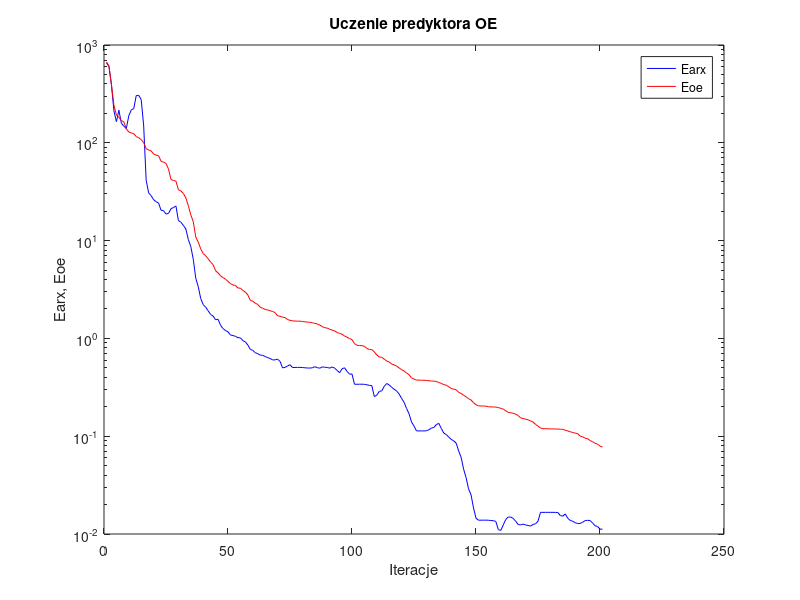
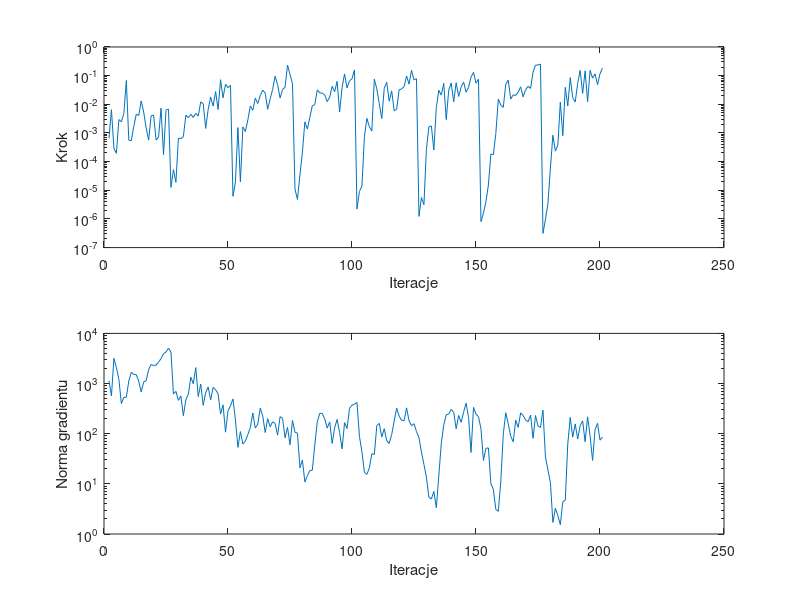

The MATLAB script that drew these images, in order:
%uczenie predyktora oe
clear all;
n=0; farx(n+1)=6.572438e+002; foe(n+1)=6.703922e+002; wspucz(n+1)=0.000000e+000; ng(n+1)=0.000000e+000;
%odnowa zmiennej metryki
n=1; farx(n+1)=6.007575e+002; foe(n+1)=6.111604e+002; krok(n+1)=6.509286e-004; ng(n+1)=1.131000e+003;
n=2; farx(n+1)=3.906405e+002; foe(n+1)=3.931755e+002; krok(n+1)=6.506258e-003; ng(n+1)=5.686411e+002;
n=3; farx(n+1)=2.120479e+002; foe(n+1)=2.422232e+002; krok(n+1)=2.896249e-004; ng(n+1)=3.184494e+003;
n=4; farx(n+1)=1.645948e+002; foe(n+1)=1.925609e+002; krok(n+1)=1.955288e-004; ng(n+1)=2.078516e+003;
n=5; farx(n+1)=2.153122e+002; foe(n+1)=1.825598e+002; krok(n+1)=2.926191e-003; ng(n+1)=1.206623e+003;
n=6; farx(n+1)=1.589469e+002; foe(n+1)=1.683871e+002; krok(n+1)=2.453721e-003; ng(n+1)=3.985953e+002;
n=7; farx(n+1)=1.477511e+002; foe(n+1)=1.637244e+002; krok(n+1)=4.772940e-003; ng(n+1)=5.298873e+002;
n=8; farx(n+1)=1.402274e+002; foe(n+1)=1.386148e+002; krok(n+1)=6.776944e-002; ng(n+1)=5.325224e+002;
n=9; farx(n+1)=1.891595e+002; foe(n+1)=1.290471e+002; krok(n+1)=5.653272e-004; ng(n+1)=1.122248e+003;
n=10; farx(n+1)=2.167766e+002; foe(n+1)=1.260290e+002; krok(n+1)=5.362293e-004; ng(n+1)=1.679367e+003;
n=11; farx(n+1)=2.240497e+002; foe(n+1)=1.238946e+002; krok(n+1)=1.667309e-003; ng(n+1)=1.519558e+003;
n=12; farx(n+1)=3.040875e+002; foe(n+1)=1.157252e+002; krok(n+1)=4.508154e-003; ng(n+1)=1.499377e+003;
n=13; farx(n+1)=3.054810e+002; foe(n+1)=1.128181e+002; krok(n+1)=4.049572e-003; ng(n+1)=1.113685e+003;
n=14; farx(n+1)=2.771520e+002; foe(n+1)=1.077710e+002; krok(n+1)=1.305321e-002; ng(n+1)=6.768518e+002;
n=15; farx(n+1)=1.488250e+002; foe(n+1)=1.002906e+002; krok(n+1)=5.320104e-003; ng(n+1)=1.077245e+003;
n=16; farx(n+1)=4.143263e+001; foe(n+1)=8.709391e+001; krok(n+1)=1.478882e-003; ng(n+1)=1.137281e+003;
n=17; farx(n+1)=3.076629e+001; foe(n+1)=8.438459e+001; krok(n+1)=5.643799e-004; ng(n+1)=1.900681e+003;
n=18; farx(n+1)=2.878582e+001; foe(n+1)=8.269835e+001; krok(n+1)=3.973217e-003; ng(n+1)=2.406937e+003;
n=19; farx(n+1)=2.621587e+001; foe(n+1)=7.678676e+001; krok(n+1)=4.201739e-003; ng(n+1)=2.276646e+003;
n=20; farx(n+1)=2.499243e+001; foe(n+1)=7.490367e+001; krok(n+1)=5.685319e-004; ng(n+1)=2.342731e+003;
n=21; farx(n+1)=2.422608e+001; foe(n+1)=7.387470e+001; krok(n+1)=7.138862e-004; ng(n+1)=2.671573e+003;
n=22; farx(n+1)=2.043412e+001; foe(n+1)=6.483603e+001; krok(n+1)=7.321912e-003; ng(n+1)=3.136986e+003;
n=23; farx(n+1)=2.023203e+001; foe(n+1)=6.341401e+001; krok(n+1)=1.733806e-004; ng(n+1)=3.934363e+003;
n=24; farx(n+1)=1.871187e+001; foe(n+1)=6.149069e+001; krok(n+1)=6.256921e-003; ng(n+1)=4.260212e+003;
n=25; farx(n+1)=1.896276e+001; foe(n+1)=5.398156e+001; krok(n+1)=6.774794e-003; ng(n+1)=5.044193e+003;
%odnowa zmiennej metryki
n=26; farx(n+1)=2.119562e+001; foe(n+1)=4.227897e+001; krok(n+1)=1.264803e-005; ng(n+1)=4.234928e+003;
n=27; farx(n+1)=2.177016e+001; foe(n+1)=4.116774e+001; krok(n+1)=5.261508e-005; ng(n+1)=6.182113e+002;
n=28; farx(n+1)=2.258955e+001; foe(n+1)=4.058044e+001; krok(n+1)=1.886606e-005; ng(n+1)=6.980046e+002;
n=29; farx(n+1)=1.606156e+001; foe(n+1)=3.309806e+001; krok(n+1)=6.618879e-004; ng(n+1)=4.611369e+002;
n=30; farx(n+1)=1.541239e+001; foe(n+1)=3.222325e+001; krok(n+1)=6.284926e-004; ng(n+1)=5.677137e+002;
n=31; farx(n+1)=1.430350e+001; foe(n+1)=3.031714e+001; krok(n+1)=7.433745e-004; ng(n+1)=2.284261e+002;
n=32; farx(n+1)=1.314322e+001; foe(n+1)=2.734950e+001; krok(n+1)=4.201093e-003; ng(n+1)=4.742920e+002;
n=33; farx(n+1)=1.026148e+001; foe(n+1)=2.280536e+001; krok(n+1)=3.411474e-003; ng(n+1)=6.093343e+002;
n=34; farx(n+1)=8.678843e+000; foe(n+1)=1.832233e+001; krok(n+1)=4.478448e-003; ng(n+1)=1.337665e+003;
n=35; farx(n+1)=6.441241e+000; foe(n+1)=1.558973e+001; krok(n+1)=3.485222e-003; ng(n+1)=9.920874e+002;
n=36; farx(n+1)=4.125592e+000; foe(n+1)=1.089382e+001; krok(n+1)=4.812762e-003; ng(n+1)=2.079122e+003;
n=37; farx(n+1)=3.385306e+000; foe(n+1)=9.656345e+000; krok(n+1)=3.878835e-003; ng(n+1)=5.483904e+002;
n=38; farx(n+1)=2.556672e+000; foe(n+1)=8.231011e+000; krok(n+1)=1.213054e-002; ng(n+1)=9.768687e+002;
n=39; farx(n+1)=2.216758e+000; foe(n+1)=7.369594e+000; krok(n+1)=1.056599e-002; ng(n+1)=3.694237e+002;
n=40; farx(n+1)=2.085088e+000; foe(n+1)=6.997572e+000; krok(n+1)=1.441974e-003; ng(n+1)=6.591978e+002;
n=41; farx(n+1)=1.915980e+000; foe(n+1)=6.516218e+000; krok(n+1)=6.543079e-003; ng(n+1)=8.566857e+002;
n=42; farx(n+1)=1.756522e+000; foe(n+1)=6.035524e+000; krok(n+1)=1.803826e-002; ng(n+1)=4.701764e+002;
n=43; farx(n+1)=1.692668e+000; foe(n+1)=5.671279e+000; krok(n+1)=8.705227e-003; ng(n+1)=8.390950e+002;
n=44; farx(n+1)=1.551454e+000; foe(n+1)=4.913055e+000; krok(n+1)=2.785422e-002; ng(n+1)=7.496054e+002;
n=45; farx(n+1)=1.567320e+000; foe(n+1)=4.674017e+000; krok(n+1)=6.572826e-003; ng(n+1)=6.267298e+002;
n=46; farx(n+1)=1.360037e+000; foe(n+1)=4.361806e+000; krok(n+1)=7.233428e-002; ng(n+1)=2.467113e+002;
n=47; farx(n+1)=1.259796e+000; foe(n+1)=4.186206e+000; krok(n+1)=1.680437e-002; ng(n+1)=3.767594e+002;
n=48; farx(n+1)=1.203870e+000; foe(n+1)=4.032916e+000; krok(n+1)=5.003902e-002; ng(n+1)=1.071996e+002;
n=49; farx(n+1)=1.165812e+000; foe(n+1)=3.836672e+000; krok(n+1)=3.802441e-002; ng(n+1)=2.861410e+002;
n=50; farx(n+1)=1.083169e+000; foe(n+1)=3.626661e+000; krok(n+1)=4.616585e-002; ng(n+1)=3.596343e+002;
%odnowa zmiennej metryki
n=51; farx(n+1)=1.068779e+000; foe(n+1)=3.520126e+000; krok(n+1)=6.169752e-006; ng(n+1)=4.921354e+002;
n=52; farx(n+1)=1.050672e+000; foe(n+1)=3.478348e+000; krok(n+1)=1.954543e-005; ng(n+1)=1.868474e+002;
n=53; farx(n+1)=1.017043e+000; foe(n+1)=3.274249e+000; krok(n+1)=1.548092e-003; ng(n+1)=5.353363e+001;
n=54; farx(n+1)=1.013433e+000; foe(n+1)=3.262164e+000; krok(n+1)=1.976919e-005; ng(n+1)=1.101729e+002;
n=55; farx(n+1)=9.482594e-001; foe(n+1)=3.087934e+000; krok(n+1)=1.631651e-003; ng(n+1)=6.213912e+001;
n=56; farx(n+1)=9.213932e-001; foe(n+1)=2.976325e+000; krok(n+1)=1.119612e-003; ng(n+1)=7.144027e+001;
n=57; farx(n+1)=8.557024e-001; foe(n+1)=2.779787e+000; krok(n+1)=2.855545e-003; ng(n+1)=9.588743e+001;
n=58; farx(n+1)=7.719513e-001; foe(n+1)=2.452001e+000; krok(n+1)=8.674162e-003; ng(n+1)=1.327907e+002;
n=59; farx(n+1)=7.537697e-001; foe(n+1)=2.401654e+000; krok(n+1)=6.192369e-003; ng(n+1)=2.590021e+002;
n=60; farx(n+1)=7.145321e-001; foe(n+1)=2.288975e+000; krok(n+1)=1.631060e-002; ng(n+1)=1.296742e+002;
n=61; farx(n+1)=6.981084e-001; foe(n+1)=2.225434e+000; krok(n+1)=1.064021e-002; ng(n+1)=1.546211e+002;
n=62; farx(n+1)=6.749408e-001; foe(n+1)=2.080420e+000; krok(n+1)=2.011176e-002; ng(n+1)=3.238381e+002;
n=63; farx(n+1)=6.711410e-001; foe(n+1)=2.034878e+000; krok(n+1)=3.128609e-002; ng(n+1)=2.268188e+002;
n=64; farx(n+1)=6.526709e-001; foe(n+1)=1.975486e+000; krok(n+1)=2.452506e-002; ng(n+1)=1.053388e+002;
n=65; farx(n+1)=6.363508e-001; foe(n+1)=1.954542e+000; krok(n+1)=6.669234e-003; ng(n+1)=1.997816e+002;
n=66; farx(n+1)=6.231338e-001; foe(n+1)=1.916527e+000; krok(n+1)=1.563153e-002; ng(n+1)=1.372650e+002;
n=67; farx(n+1)=6.025169e-001; foe(n+1)=1.885984e+000; krok(n+1)=3.300845e-002; ng(n+1)=1.728485e+002;
n=68; farx(n+1)=6.035760e-001; foe(n+1)=1.832818e+000; krok(n+1)=9.513510e-002; ng(n+1)=1.602498e+002;
n=69; farx(n+1)=6.137534e-001; foe(n+1)=1.701528e+000; krok(n+1)=4.852216e-002; ng(n+1)=9.358102e+001;
n=70; farx(n+1)=5.817132e-001; foe(n+1)=1.685431e+000; krok(n+1)=1.650423e-002; ng(n+1)=2.193660e+002;
n=71; farx(n+1)=4.994199e-001; foe(n+1)=1.647623e+000; krok(n+1)=3.266584e-002; ng(n+1)=2.018074e+002;
n=72; farx(n+1)=5.055997e-001; foe(n+1)=1.634039e+000; krok(n+1)=3.955695e-002; ng(n+1)=8.297602e+001;
n=73; farx(n+1)=5.220280e-001; foe(n+1)=1.559522e+000; krok(n+1)=2.320583e-001; ng(n+1)=1.337159e+002;
n=74; farx(n+1)=5.382143e-001; foe(n+1)=1.529754e+000; krok(n+1)=1.101515e-001; ng(n+1)=6.006406e+001;
n=75; farx(n+1)=5.035298e-001; foe(n+1)=1.512386e+000; krok(n+1)=5.286105e-002; ng(n+1)=1.836498e+002;
%odnowa zmiennej metryki
n=76; farx(n+1)=5.045581e-001; foe(n+1)=1.504730e+000; krok(n+1)=1.115447e-005; ng(n+1)=1.066059e+002;
n=77; farx(n+1)=5.052819e-001; foe(n+1)=1.500934e+000; krok(n+1)=4.770472e-006; ng(n+1)=1.028932e+002;
n=78; farx(n+1)=5.052472e-001; foe(n+1)=1.500181e+000; krok(n+1)=3.418410e-005; ng(n+1)=2.083297e+001;
n=79; farx(n+1)=5.039902e-001; foe(n+1)=1.490040e+000; krok(n+1)=2.178264e-004; ng(n+1)=2.971360e+001;
n=80; farx(n+1)=5.008468e-001; foe(n+1)=1.477259e+000; krok(n+1)=2.446289e-003; ng(n+1)=1.087519e+001;
n=81; farx(n+1)=4.983850e-001; foe(n+1)=1.467014e+000; krok(n+1)=1.364485e-003; ng(n+1)=1.459220e+001;
n=82; farx(n+1)=4.973340e-001; foe(n+1)=1.462228e+000; krok(n+1)=3.499183e-003; ng(n+1)=1.835588e+001;
n=83; farx(n+1)=5.006232e-001; foe(n+1)=1.444068e+000; krok(n+1)=8.929289e-003; ng(n+1)=1.869861e+001;
n=84; farx(n+1)=5.133038e-001; foe(n+1)=1.424569e+000; krok(n+1)=9.707132e-003; ng(n+1)=5.986434e+001;
n=85; farx(n+1)=5.022896e-001; foe(n+1)=1.405006e+000; krok(n+1)=3.192003e-002; ng(n+1)=1.723961e+002;
n=86; farx(n+1)=4.957802e-001; foe(n+1)=1.370385e+000; krok(n+1)=2.521242e-002; ng(n+1)=2.551624e+002;
n=87; farx(n+1)=5.112159e-001; foe(n+1)=1.317292e+000; krok(n+1)=2.452306e-002; ng(n+1)=2.549130e+002;
n=88; farx(n+1)=5.071993e-001; foe(n+1)=1.287759e+000; krok(n+1)=2.128042e-002; ng(n+1)=1.972341e+002;
n=89; farx(n+1)=5.047805e-001; foe(n+1)=1.274447e+000; krok(n+1)=1.238474e-002; ng(n+1)=1.295645e+002;
n=90; farx(n+1)=4.964376e-001; foe(n+1)=1.240591e+000; krok(n+1)=1.767909e-002; ng(n+1)=1.718264e+002;
n=91; farx(n+1)=5.103363e-001; foe(n+1)=1.215888e+000; krok(n+1)=4.226038e-002; ng(n+1)=6.396818e+001;
n=92; farx(n+1)=4.975125e-001; foe(n+1)=1.192161e+000; krok(n+1)=2.753897e-002; ng(n+1)=1.318078e+002;
n=93; farx(n+1)=4.703947e-001; foe(n+1)=1.149915e+000; krok(n+1)=6.345427e-002; ng(n+1)=1.923554e+002;
n=94; farx(n+1)=4.457682e-001; foe(n+1)=1.125459e+000; krok(n+1)=5.414124e-003; ng(n+1)=1.054875e+002;
n=95; farx(n+1)=4.887507e-001; foe(n+1)=1.103611e+000; krok(n+1)=3.882853e-002; ng(n+1)=4.976148e+001;
n=96; farx(n+1)=5.007393e-001; foe(n+1)=1.058681e+000; krok(n+1)=1.150668e-001; ng(n+1)=1.660211e+002;
n=97; farx(n+1)=4.593894e-001; foe(n+1)=1.027196e+000; krok(n+1)=3.718534e-002; ng(n+1)=1.272420e+002;
n=98; farx(n+1)=4.311625e-001; foe(n+1)=9.957251e-001; krok(n+1)=6.647460e-002; ng(n+1)=3.188593e+002;
n=99; farx(n+1)=4.325153e-001; foe(n+1)=9.714117e-001; krok(n+1)=7.763827e-002; ng(n+1)=3.705769e+002;
n=100; farx(n+1)=3.399473e-001; foe(n+1)=8.833779e-001; krok(n+1)=1.591991e-001; ng(n+1)=3.871662e+002;
%odnowa zmiennej metryki
n=101; farx(n+1)=3.396837e-001; foe(n+1)=8.509294e-001; krok(n+1)=2.228351e-006; ng(n+1)=4.172166e+002;
n=102; farx(n+1)=3.399160e-001; foe(n+1)=8.453808e-001; krok(n+1)=9.148208e-006; ng(n+1)=8.851108e+001;
n=103; farx(n+1)=3.402794e-001; foe(n+1)=8.435051e-001; krok(n+1)=1.390226e-005; ng(n+1)=4.379287e+001;
n=104; farx(n+1)=3.390849e-001; foe(n+1)=8.305404e-001; krok(n+1)=7.405976e-004; ng(n+1)=1.700407e+001;
n=105; farx(n+1)=3.354394e-001; foe(n+1)=7.898967e-001; krok(n+1)=3.242576e-003; ng(n+1)=1.541491e+001;
n=106; farx(n+1)=3.311096e-001; foe(n+1)=7.708432e-001; krok(n+1)=1.635770e-003; ng(n+1)=2.084696e+001;
n=107; farx(n+1)=3.289154e-001; foe(n+1)=7.670083e-001; krok(n+1)=1.171923e-003; ng(n+1)=3.988385e+001;
n=108; farx(n+1)=2.538966e-001; foe(n+1)=7.273474e-001; krok(n+1)=7.502825e-002; ng(n+1)=3.842578e+001;
n=109; farx(n+1)=2.628480e-001; foe(n+1)=6.774242e-001; krok(n+1)=3.467713e-002; ng(n+1)=1.449983e+002;
n=110; farx(n+1)=2.873267e-001; foe(n+1)=6.436755e-001; krok(n+1)=1.042905e-002; ng(n+1)=1.602434e+002;
n=111; farx(n+1)=2.906490e-001; foe(n+1)=6.409787e-001; krok(n+1)=3.174920e-003; ng(n+1)=8.574372e+001;
n=112; farx(n+1)=3.236911e-001; foe(n+1)=6.134735e-001; krok(n+1)=3.604146e-002; ng(n+1)=1.261407e+002;
n=113; farx(n+1)=3.461277e-001; foe(n+1)=5.871763e-001; krok(n+1)=5.873647e-002; ng(n+1)=7.248607e+001;
n=114; farx(n+1)=3.339053e-001; foe(n+1)=5.741068e-001; krok(n+1)=1.285062e-002; ng(n+1)=6.387845e+001;
n=115; farx(n+1)=3.162498e-001; foe(n+1)=5.458508e-001; krok(n+1)=2.954351e-002; ng(n+1)=9.625615e+001;
n=116; farx(n+1)=3.020220e-001; foe(n+1)=5.352539e-001; krok(n+1)=5.977052e-003; ng(n+1)=1.781379e+002;
n=117; farx(n+1)=2.895940e-001; foe(n+1)=5.215167e-001; krok(n+1)=6.700076e-003; ng(n+1)=3.230667e+002;
n=118; farx(n+1)=2.699983e-001; foe(n+1)=4.989359e-001; krok(n+1)=3.230408e-002; ng(n+1)=2.231935e+002;
n=119; farx(n+1)=2.436654e-001; foe(n+1)=4.787042e-001; krok(n+1)=3.426151e-002; ng(n+1)=1.854844e+002;
n=120; farx(n+1)=2.220756e-001; foe(n+1)=4.643189e-001; krok(n+1)=4.138946e-002; ng(n+1)=1.809723e+002;
n=121; farx(n+1)=1.920250e-001; foe(n+1)=4.424597e-001; krok(n+1)=9.760941e-002; ng(n+1)=3.274668e+002;
n=122; farx(n+1)=1.696674e-001; foe(n+1)=4.247426e-001; krok(n+1)=5.055608e-002; ng(n+1)=1.809839e+002;
n=123; farx(n+1)=1.397318e-001; foe(n+1)=3.946868e-001; krok(n+1)=1.540951e-001; ng(n+1)=1.446139e+002;
n=124; farx(n+1)=1.271006e-001; foe(n+1)=3.840506e-001; krok(n+1)=7.092411e-002; ng(n+1)=1.585141e+002;
n=125; farx(n+1)=1.133459e-001; foe(n+1)=3.747462e-001; krok(n+1)=7.851907e-002; ng(n+1)=1.104003e+002;
%odnowa zmiennej metryki
n=126; farx(n+1)=1.133166e-001; foe(n+1)=3.742250e-001; krok(n+1)=1.231198e-006; ng(n+1)=8.352883e+001;
n=127; farx(n+1)=1.131968e-001; foe(n+1)=3.735451e-001; krok(n+1)=5.570525e-006; ng(n+1)=4.333907e+001;
n=128; farx(n+1)=1.132003e-001; foe(n+1)=3.734425e-001; krok(n+1)=3.142368e-006; ng(n+1)=2.447443e+001;
n=129; farx(n+1)=1.137359e-001; foe(n+1)=3.711852e-001; krok(n+1)=2.681146e-004; ng(n+1)=1.369786e+001;
n=130; farx(n+1)=1.163046e-001; foe(n+1)=3.691517e-001; krok(n+1)=1.627799e-003; ng(n+1)=5.406421e+000;
n=131; farx(n+1)=1.210900e-001; foe(n+1)=3.666036e-001; krok(n+1)=1.758026e-003; ng(n+1)=4.988907e+000;
n=132; farx(n+1)=1.227968e-001; foe(n+1)=3.657600e-001; krok(n+1)=2.534717e-004; ng(n+1)=7.080478e+000;
n=133; farx(n+1)=1.314495e-001; foe(n+1)=3.630698e-001; krok(n+1)=7.711014e-003; ng(n+1)=3.336987e+000;
n=134; farx(n+1)=1.352452e-001; foe(n+1)=3.541383e-001; krok(n+1)=3.076926e-002; ng(n+1)=1.451017e+001;
n=135; farx(n+1)=1.201048e-001; foe(n+1)=3.465311e-001; krok(n+1)=2.085811e-002; ng(n+1)=6.414743e+001;
n=136; farx(n+1)=1.077705e-001; foe(n+1)=3.368215e-001; krok(n+1)=5.405940e-002; ng(n+1)=1.503157e+002;
n=137; farx(n+1)=1.040719e-001; foe(n+1)=3.325629e-001; krok(n+1)=2.924832e-003; ng(n+1)=2.382290e+002;
n=138; farx(n+1)=9.806751e-002; foe(n+1)=3.202781e-001; krok(n+1)=3.118548e-002; ng(n+1)=2.469843e+002;
n=139; farx(n+1)=9.274011e-002; foe(n+1)=3.078506e-001; krok(n+1)=5.576530e-002; ng(n+1)=3.045874e+002;
n=140; farx(n+1)=8.981246e-002; foe(n+1)=3.023726e-001; krok(n+1)=1.214360e-002; ng(n+1)=2.684648e+002;
n=141; farx(n+1)=8.493076e-002; foe(n+1)=2.981097e-001; krok(n+1)=5.671128e-002; ng(n+1)=1.256281e+002;
n=142; farx(n+1)=7.077213e-002; foe(n+1)=2.807858e-001; krok(n+1)=1.871779e-002; ng(n+1)=2.310486e+002;
n=143; farx(n+1)=6.077426e-002; foe(n+1)=2.738649e-001; krok(n+1)=3.975906e-002; ng(n+1)=1.693177e+002;
n=144; farx(n+1)=4.606885e-002; foe(n+1)=2.623704e-001; krok(n+1)=5.983917e-002; ng(n+1)=2.678445e+002;
n=145; farx(n+1)=3.770579e-002; foe(n+1)=2.529105e-001; krok(n+1)=2.633285e-002; ng(n+1)=4.066078e+002;
n=146; farx(n+1)=2.896908e-002; foe(n+1)=2.420078e-001; krok(n+1)=3.903718e-002; ng(n+1)=2.104500e+002;
n=147; farx(n+1)=2.513353e-002; foe(n+1)=2.345553e-001; krok(n+1)=8.973423e-002; ng(n+1)=4.230151e+001;
n=148; farx(n+1)=1.846660e-002; foe(n+1)=2.201022e-001; krok(n+1)=1.304848e-001; ng(n+1)=3.344783e+002;
n=149; farx(n+1)=1.451233e-002; foe(n+1)=2.098668e-001; krok(n+1)=5.483245e-002; ng(n+1)=2.449092e+002;
n=150; farx(n+1)=1.384202e-002; foe(n+1)=2.042480e-001; krok(n+1)=7.542765e-002; ng(n+1)=2.181237e+002;
%odnowa zmiennej metryki
n=151; farx(n+1)=1.384496e-002; foe(n+1)=2.036076e-001; krok(n+1)=8.059566e-007; ng(n+1)=1.253847e+002;
n=152; farx(n+1)=1.384671e-002; foe(n+1)=2.035283e-001; krok(n+1)=1.613323e-006; ng(n+1)=2.922158e+001;
n=153; farx(n+1)=1.386421e-002; foe(n+1)=2.028250e-001; krok(n+1)=3.993843e-006; ng(n+1)=5.102696e+001;
n=154; farx(n+1)=1.382060e-002; foe(n+1)=2.002658e-001; krok(n+1)=1.530281e-005; ng(n+1)=5.200787e+001;
n=155; farx(n+1)=1.374745e-002; foe(n+1)=1.993394e-001; krok(n+1)=1.869282e-004; ng(n+1)=1.012788e+001;
n=156; farx(n+1)=1.368772e-002; foe(n+1)=1.988461e-001; krok(n+1)=1.736749e-004; ng(n+1)=7.731571e+000;
n=157; farx(n+1)=1.343711e-002; foe(n+1)=1.984851e-001; krok(n+1)=9.641425e-004; ng(n+1)=3.096320e+000;
n=158; farx(n+1)=1.109096e-002; foe(n+1)=1.963834e-001; krok(n+1)=1.525264e-002; ng(n+1)=2.836825e+000;
n=159; farx(n+1)=1.088046e-002; foe(n+1)=1.926761e-001; krok(n+1)=9.267996e-003; ng(n+1)=1.129894e+001;
n=160; farx(n+1)=1.240260e-002; foe(n+1)=1.891333e-001; krok(n+1)=7.860345e-003; ng(n+1)=9.797100e+001;
n=161; farx(n+1)=1.407648e-002; foe(n+1)=1.816100e-001; krok(n+1)=4.954706e-002; ng(n+1)=2.613119e+002;
n=162; farx(n+1)=1.492381e-002; foe(n+1)=1.754434e-001; krok(n+1)=6.937699e-002; ng(n+1)=1.575830e+002;
n=163; farx(n+1)=1.489195e-002; foe(n+1)=1.736075e-001; krok(n+1)=1.518514e-002; ng(n+1)=8.872064e+001;
n=164; farx(n+1)=1.443930e-002; foe(n+1)=1.715273e-001; krok(n+1)=2.147336e-002; ng(n+1)=6.890155e+001;
n=165; farx(n+1)=1.351096e-002; foe(n+1)=1.680263e-001; krok(n+1)=2.038266e-002; ng(n+1)=1.859144e+002;
n=166; farx(n+1)=1.250149e-002; foe(n+1)=1.626828e-001; krok(n+1)=2.633285e-002; ng(n+1)=1.335741e+002;
n=167; farx(n+1)=1.239193e-002; foe(n+1)=1.537808e-001; krok(n+1)=4.076532e-002; ng(n+1)=2.602702e+002;
n=168; farx(n+1)=1.263246e-002; foe(n+1)=1.516396e-001; krok(n+1)=1.825465e-002; ng(n+1)=2.301558e+002;
n=169; farx(n+1)=1.236620e-002; foe(n+1)=1.493217e-001; krok(n+1)=3.251545e-002; ng(n+1)=1.868307e+002;
n=170; farx(n+1)=1.222670e-002; foe(n+1)=1.470272e-001; krok(n+1)=4.236083e-002; ng(n+1)=1.737352e+002;
n=171; farx(n+1)=1.204448e-002; foe(n+1)=1.435969e-001; krok(n+1)=3.582758e-002; ng(n+1)=2.344700e+002;
n=172; farx(n+1)=1.252977e-002; foe(n+1)=1.394916e-001; krok(n+1)=1.329187e-001; ng(n+1)=8.085393e+001;
n=173; farx(n+1)=1.271794e-002; foe(n+1)=1.321618e-001; krok(n+1)=2.320583e-001; ng(n+1)=2.296677e+002;
n=174; farx(n+1)=1.351416e-002; foe(n+1)=1.265909e-001; krok(n+1)=2.343012e-001; ng(n+1)=1.419930e+002;
n=175; farx(n+1)=1.664539e-002; foe(n+1)=1.214541e-001; krok(n+1)=2.522670e-001; ng(n+1)=1.337025e+002;
%odnowa zmiennej metryki
n=176; farx(n+1)=1.664061e-002; foe(n+1)=1.192467e-001; krok(n+1)=3.133453e-007; ng(n+1)=2.953090e+002;
n=177; farx(n+1)=1.664589e-002; foe(n+1)=1.191632e-001; krok(n+1)=9.682870e-007; ng(n+1)=3.435633e+001;
n=178; farx(n+1)=1.665427e-002; foe(n+1)=1.190995e-001; krok(n+1)=3.434616e-006; ng(n+1)=1.906115e+001;
n=179; farx(n+1)=1.664914e-002; foe(n+1)=1.187309e-001; krok(n+1)=5.962617e-005; ng(n+1)=1.062666e+001;
n=180; farx(n+1)=1.664551e-002; foe(n+1)=1.186306e-001; krok(n+1)=8.336543e-004; ng(n+1)=1.702924e+000;
n=181; farx(n+1)=1.662454e-002; foe(n+1)=1.184487e-001; krok(n+1)=2.337468e-004; ng(n+1)=3.262049e+000;
n=182; farx(n+1)=1.657902e-002; foe(n+1)=1.183559e-001; krok(n+1)=3.824295e-004; ng(n+1)=2.327141e+000;
n=183; farx(n+1)=1.544319e-002; foe(n+1)=1.177128e-001; krok(n+1)=1.196445e-002; ng(n+1)=1.535683e+000;
n=184; farx(n+1)=1.521239e-002; foe(n+1)=1.175700e-001; krok(n+1)=8.058731e-004; ng(n+1)=4.394077e+000;
n=185; farx(n+1)=1.604884e-002; foe(n+1)=1.150160e-001; krok(n+1)=3.911298e-002; ng(n+1)=4.675141e+000;
n=186; farx(n+1)=1.448277e-002; foe(n+1)=1.133276e-001; krok(n+1)=8.744518e-003; ng(n+1)=6.247328e+001;
n=187; farx(n+1)=1.376198e-002; foe(n+1)=1.109310e-001; krok(n+1)=8.509079e-002; ng(n+1)=2.119577e+002;
n=188; farx(n+1)=1.350141e-002; foe(n+1)=1.092396e-001; krok(n+1)=1.716139e-002; ng(n+1)=8.546504e+001;
n=189; farx(n+1)=1.304528e-002; foe(n+1)=1.075158e-001; krok(n+1)=1.205272e-002; ng(n+1)=1.567784e+002;
n=190; farx(n+1)=1.279705e-002; foe(n+1)=1.060796e-001; krok(n+1)=5.360061e-002; ng(n+1)=7.853455e+001;
n=191; farx(n+1)=1.282334e-002; foe(n+1)=1.003043e-001; krok(n+1)=1.525346e-001; ng(n+1)=1.446386e+002;
n=192; farx(n+1)=1.318572e-002; foe(n+1)=9.868866e-002; krok(n+1)=2.399905e-002; ng(n+1)=1.802245e+002;
n=193; farx(n+1)=1.370222e-002; foe(n+1)=9.541231e-002; krok(n+1)=1.464036e-001; ng(n+1)=6.900938e+001;
n=194; farx(n+1)=1.380417e-002; foe(n+1)=9.430580e-002; krok(n+1)=1.226153e-002; ng(n+1)=2.167336e+002;
n=195; farx(n+1)=1.373788e-002; foe(n+1)=9.032989e-002; krok(n+1)=1.523673e-001; ng(n+1)=9.004837e+001;
n=196; farx(n+1)=1.295714e-002; foe(n+1)=8.774522e-002; krok(n+1)=8.191626e-002; ng(n+1)=2.937223e+001;
n=197; farx(n+1)=1.214738e-002; foe(n+1)=8.470662e-002; krok(n+1)=1.158784e-001; ng(n+1)=1.200396e+002;
n=198; farx(n+1)=1.193963e-002; foe(n+1)=8.297023e-002; krok(n+1)=4.821088e-002; ng(n+1)=1.609796e+002;
n=199; farx(n+1)=1.121976e-002; foe(n+1)=7.922007e-002; krok(n+1)=1.171506e-001; ng(n+1)=7.422630e+001;
n=200; farx(n+1)=1.119352e-002; foe(n+1)=7.761308e-002; krok(n+1)=1.827549e-001; ng(n+1)=8.625310e+001;

figure; semilogy(farx,'b'); hold on; semilogy(foe,'r'); xlabel('Iteracje'); ylabel('Earx, Eoe'); legend('Earx','Eoe'); title('Uczenie predyktora OE');
figure; subplot(2,1,1); semilogy(krok); xlabel('Iteracje'); ylabel('Krok');
subplot(2,1,2); semilogy(ng); xlabel('Iteracje'); ylabel('Norma gradientu');
Earx=farx(n+1)
Eoe=foe(n+1)
